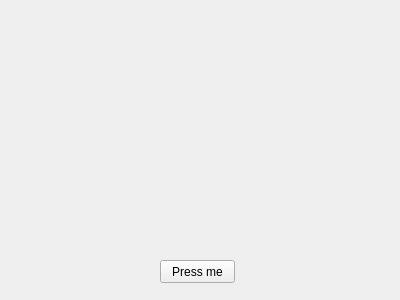
<?xml version="1.0" encoding="UTF-8"?>
<ui version="4.0">
 <class>Form</class>
 <widget class="QWidget" name="Form">
  <property name="geometry">
   <rect>
    <x>0</x>
    <y>0</y>
    <width>400</width>
    <height>300</height>
   </rect>
  </property>
  <property name="windowTitle">
   <string>Form</string>
  </property>
  <widget class="QPushButton" name="button">
   <property name="geometry">
    <rect>
     <x>160</x>
     <y>260</y>
     <width>75</width>
     <height>23</height>
    </rect>
   </property>
   <property name="text">
    <string>Press me</string>
   </property>
  </widget>
  <widget class="QLabel" name="label">
   <property name="geometry">
    <rect>
     <x>10</x>
     <y>10</y>
     <width>380</width>
     <height>250</height>
    </rect>
   </property>
   <property name="text">
    <string/>
   </property>
  </widget>
 </widget>
 <resources/>
 <connections/>
</ui>
